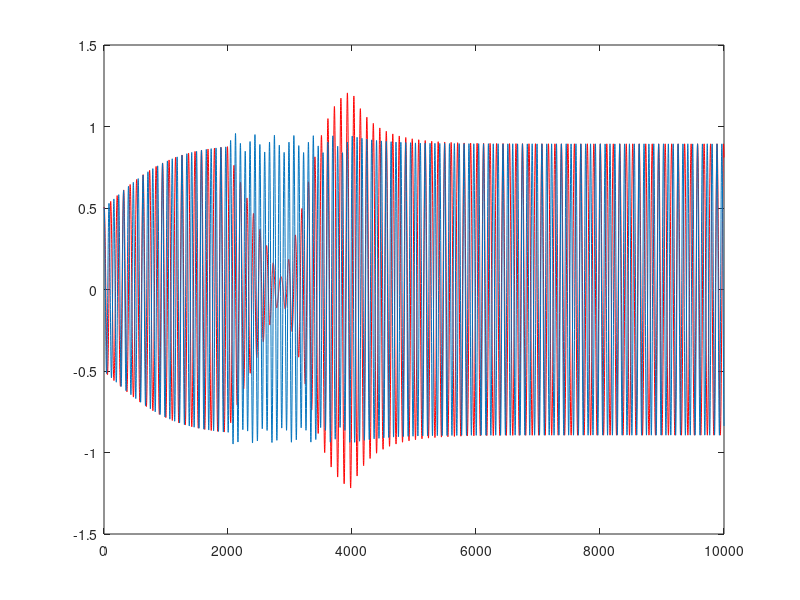
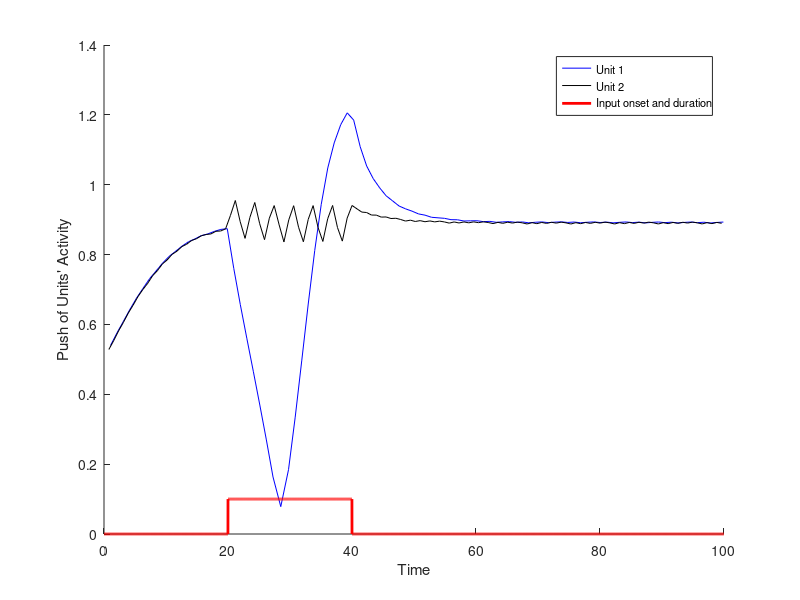

Recreate these plots in MATLAB, in order.
%%% codes for producing fig.6 in the following manuscript

% Baghdadi, G., Towhidkhah, F., & Rostami, R. (2018). 
% A mathematical model to mimic the shape of event related desynchronization/synchronization. 
% Journal of Theoretical Biology, 453, 117-124.


% ---------- NOTE: this code is for a genral model and some parts of it do not relate to this figure

clear all; %close all
inx=1;
t_DE=0;
%%% stimuli
d=1;
stimuli=d;
%visiual=1  %auditory=0
% Modality=[1 1 1 0 0 0 0 1 0 1 0 0 1 1 1 1 0 0 0 1 1 0 0 0 1 1 1 1 1 1 0 0 0 0 0 0 1 1 1 1];
Modality=1;
%%% First Step
A_S = 0;
w_S = 6;       

w_STM1_V=6;   % frequecy value that reperesents visual 1
w_STM2_V=8;   % frequecy value that reperesents visual 2
w_STM1_A=7;   % frequecy value that reperesents auditory 1
w_STM2_A=9;   % frequecy value that reperesents auditory 2

%--------------------------------------
landa_1_V=0.2;  % landa value in vanderpol eq. that reperesents visual 1
p_1_V =w_STM1_V; % frequecy (p) value in vanderpol eq. that reperesents visual 1
B_1_V= 1.5;   % coupling weight for visual 1

y_1_V=0.5;
x_1_V=0.5;
out_1_V(1)=y_1_V;

landa_2_V =0.2;  % landa value in vanderpol eq. that reperesents visual 2
p_2_V=w_STM2_V;  % frequecy (p) value in vanderpol eq. that reperesents visual 2
B_2_V=1.5; % coupling weight for visual 2

y_2_V=0.5;
x_2_V=0.5;
out_2_V(1)=y_2_V;

%-------------------------------------
landa_1_A=0.2;   % landa value in vanderpol eq. that reperesents auditory 1
p_1_A =w_STM1_A; % frequecy (p) value in vanderpol eq. that reperesents auditory 1
B_1_A=1.5; % coupling weight for auditory 1

y_1_A=0.5;
x_1_A=0.5;
out_1_A(1)=y_1_A;

landa_2_A =0.2;  % landa value in vanderpol eq. that reperesents auditory 2
p_2_A=w_STM2_A;  % frequecy (p) value in vanderpol eq. that reperesents auditory 2
B_2_A=1.5; % coupling weight for auditory 2

y_2_A=0.5;
x_2_A=0.5;
out_2_V(1)=y_2_A;

%-------------------------------------------
%-------------------------------------------
t_stim=0;
t_stim_pres=0;
t_ISI=0;
tt=0;
dt = 0.01;   %sample interval
t = -0.01;
T_present=20;  %stimulus presentation time
T_isi=100;  %inter stimulus interval
T_start=2;
T_end=(20*dt)+T_isi*(1/dt)*length(stimuli);
flag_start_stim=0;


for i= T_start:T_end
    t = t + dt;
    time(i)=t;
    %%%%%%%%%%%%%%%%%%%%%%%%%%%%%%%%%%%%%%
    %------------Stimulation-------------%
    %%%%%%%%%%%%%%%%%%%%%%%%%%%%%%%%%%%%%%
    if (t>20) & (t_stim_pres<T_present) & (t_ISI<T_isi)  %t=20 just delay for begining the test
            if flag_start_stim==0
                time_ST=t;
                flag_start_stim=1;
            end
            A_S=1;
            w_S =w_STM1_V; 
            STIM(i)=1;
    elseif (t_stim_pres>T_present) & (t_ISI<T_isi)    % the gap between two presentation
        flag_stimuli=0;
        flag_start_stim=0;
        Flag_decision=0;
        A_S=0;
        B_1_V=0;
        B_2_V=0;
        B_1_A=0;
        B_2_A=0;
        STIM(i)=0;
    elseif (t_ISI>T_isi)    % start new presentation
        t_ISI=0;
        t_stim_pres=0;
        count=count+1
        tt=0;
    end
    if (t>20)
        t_stim_pres=t_stim_pres+dt;
        t_ISI=t_ISI+dt;
    end
%%%%&&&
    k=0;
    %   input
    x_S= A_S * sin(w_S * t);
    input(i)=x_S;
    
   %% ------------------------------- %%
   %%%%%%%% Attention resourse %%%%%%%%%
   %-----------------------------------%
   % Visual Target and Non-Target
   x_1_V=dt*((landa_1_V-y_1_V.^2)*x_1_V-p_1_V.^2*y_1_V+...
       B_1_V*x_S)+...
       x_1_V;
   y_1_V = dt * (x_1_V) + y_1_V;
     
   out_1_V(i)=y_1_V;
        
   x_2_V=dt*((landa_2_V-y_2_V.^2)*x_2_V-p_2_V.^2*y_2_V+...
       B_2_V*x_S)+...         
       x_2_V;
   y_2_V = dt * (x_2_V) + y_2_V;
   
   out_2_V(i)=y_2_V;
   %----------------------------------%
   %----------------------------------%
   % Auditory Target and Non-Target
   x_1_A=dt*((landa_1_A-y_1_A.^2)*x_1_A-p_1_A.^2*y_1_A+...
       B_1_A*x_S)+...
       x_1_A;
   y_1_A = dt * (x_1_A) + y_1_A;
     
   out_1_A(i)=y_1_A;
        
   x_2_A=dt*((landa_2_A-y_2_A.^2)*x_2_A-p_2_A.^2*y_2_A+...
       B_2_A*x_S)+...         
       x_2_A;
   y_2_A = dt * (x_2_A) + y_2_A;
   
   out_2_A(i)=y_2_A;

end
%-----------------------------------------------------------------------
figure;plot(out_1_V,'r')
hold on
plot(out_2_V)
%%%%%%%% attention source
diff_1_V=diff(out_1_V);
diff_2_V=diff(out_2_V);

diff_1_A=diff(out_1_A);
diff_2_A=diff(out_2_A);

diff_in=diff(input);

k=1;
for i=1:length(diff_1_V)-1
    if (sign(diff_1_V(i))~=sign(diff_1_V(i+1))) && (out_1_V(i)>0)
        push_1_V(k)=out_1_V(i);
        index_1_V(k)=time(i);
        k=k+1;
    end
end
%%%
k=1;
for i=1:length(diff_2_V)-1
    if (sign(diff_2_V(i))~=sign(diff_2_V(i+1))) && (out_2_V(i)>0)
        push_2_V(k)=out_2_V(i);
        index_2_V(k)=time(i);
        k=k+1;
    end
end
%%%
k=1;
for i=1:length(diff_1_A)-1
    if (sign(diff_1_A(i))~=sign(diff_1_A(i+1))) && (out_1_A(i)>0)
        push_1_A(k)=out_1_A(i);
        index_1_A(k)=time(i);
        k=k+1;
    end
end

%%%
k=1;
for i=1:length(diff_2_A)-1
    if (sign(diff_2_A(i))~=sign(diff_2_A(i+1))) && (out_2_A(i)>0)
        push_2_A(k)=out_2_A(i);
        index_2_A(k)=time(i);
        k=k+1;
    end
end
%%%
k=1;
for i=1:length(diff_in)-1
    if (sign(diff_in(i))~=sign(diff_in(i+1))) && (input(i)>0)
        push_in(k)=input(i);
        index_in(k)=time(i);
        k=k+1;
    end
end

figure;
hold on
plot(index_1_V(T_start:end),push_1_V(T_start:end),'b')
plot(index_2_V(T_start:end),push_2_V(T_start:end),'k')


plot(time,STIM*0.1,'Color','r','LineWidth',2)
set(gcf,'Color','white')
%set(gca,'FontSize',10)
ylabel('Push of Units'' Activity')
xlabel('Time')
legend({'Unit 1','Unit 2','Input onset and duration'},'Location','Best','FontSize',8)
%title('\bf \fontname{Arial} \fontsize{12} B = 1.5;\Omega1 \approx \omega1 = 6; \omega2 = 8; IC=0.5')